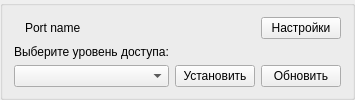
<?xml version="1.0" encoding="UTF-8"?>
<ui version="4.0">
 <class>Port</class>
 <widget class="QGroupBox" name="Port">
  <property name="geometry">
   <rect>
    <x>0</x>
    <y>0</y>
    <width>355</width>
    <height>100</height>
   </rect>
  </property>
  <property name="minimumSize">
   <size>
    <width>0</width>
    <height>100</height>
   </size>
  </property>
  <property name="windowTitle">
   <string>GroupBox</string>
  </property>
  <layout class="QGridLayout" name="gridLayout">
   <item row="0" column="0">
    <widget class="QLabel" name="lblColour">
     <property name="maximumSize">
      <size>
       <width>5</width>
       <height>16777215</height>
      </size>
     </property>
     <property name="text">
      <string/>
     </property>
    </widget>
   </item>
   <item row="0" column="1">
    <widget class="QLabel" name="lblPortName">
     <property name="text">
      <string>Port name</string>
     </property>
    </widget>
   </item>
   <item row="0" column="2" colspan="2">
    <spacer name="horizontalSpacer">
     <property name="orientation">
      <enum>Qt::Horizontal</enum>
     </property>
     <property name="sizeHint" stdset="0">
      <size>
       <width>168</width>
       <height>20</height>
      </size>
     </property>
    </spacer>
   </item>
   <item row="0" column="4">
    <widget class="QPushButton" name="pbSettings">
     <property name="text">
      <string>Настройки</string>
     </property>
    </widget>
   </item>
   <item row="1" column="0" colspan="3">
    <widget class="QLabel" name="lblAccess">
     <property name="text">
      <string>Выберите уровень доступа:</string>
     </property>
    </widget>
   </item>
   <item row="2" column="0" colspan="3">
    <widget class="QComboBox" name="cbAccess">
     <item>
      <property name="text">
       <string/>
      </property>
     </item>
     <item>
      <property name="text">
       <string>Рабочий</string>
      </property>
     </item>
     <item>
      <property name="text">
       <string>Административный</string>
      </property>
     </item>
     <item>
      <property name="text">
       <string>Заводской</string>
      </property>
     </item>
    </widget>
   </item>
   <item row="2" column="3">
    <widget class="QPushButton" name="pbSetAccess">
     <property name="text">
      <string>Установить</string>
     </property>
    </widget>
   </item>
   <item row="2" column="4">
    <widget class="QPushButton" name="pbUpdateAccess">
     <property name="text">
      <string>Обновить</string>
     </property>
    </widget>
   </item>
  </layout>
 </widget>
 <resources/>
 <connections/>
</ui>
